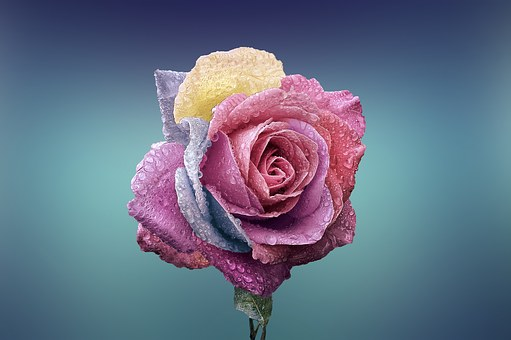
#> input picture HW1/data_image/test_nongrey.jpg, 511 x 340 px
$ python HOG.py
#> lines starting #> are read from the running program, lines starting #| are printed output that depends on the picture
import cv2
import numpy as np
import matplotlib.pyplot as plt


# get differential filter here, professor request to use Gaussian blur or sobel filter
def get_differential_filter():
    filter_x = np.array([[1, 0, -1], [2, 0, -2], [1, 0, -1]])  # A simplest sobel filter
    filter_y = np.array([[1, 2, 1], [0, 0, 0], [-1, -2, -1]])  # It is the combination of Gaussian filter and differencial filter
    return filter_x, filter_y


# input filter then filter the image, the filter can be any size
def filter_image(im, filter):
    x, y = im.shape[0: 2]
    x_f, y_f = filter.shape[0: 2]
    half_x_f, half_y_f = int(x_f / 2), int(y_f / 2)
    im_tmp = np.zeros([x + 2 * half_x_f, y + 2 * half_y_f], dtype = float)
    im_tmp[half_x_f: x + half_x_f, half_y_f: y + half_y_f] = im # im_tmp is like im with a circle of zeros around
    im_filter = np.zeros([x, y], dtype= float)
    for r in range(half_x_f, x + 1):
        for c in range(half_y_f, y + 1):
            for r_f in range(x_f):
                for c_f in range(y_f):  # From the left top to right down, calculate with the filter
                    im_filter[r - half_x_f, c - half_y_f] += filter[r_f, c_f] * im_tmp[r - half_x_f + r_f, c - half_y_f + c_f]
    del im_tmp
    return im_filter


# Get image gradient and angle for each pixel
def get_gradient(im_dx, im_dy):
    tmp_x, tmp_y = im_dx.shape[0: 2]
    grad_mag = np.zeros([tmp_x, tmp_y], dtype=float)
    grad_angle = np.zeros([tmp_x, tmp_y], dtype=float)
    for i in range(tmp_x):
        for j in range(tmp_y):
            grad_mag[i, j] = np.sqrt(im_dx[i, j] * im_dx[i, j] + im_dy[i, j] * im_dy[i, j])
            grad_angle[i, j] = np.arctan2(round(im_dy[i, j], 4), round(im_dx[i, j], 4))  # get rid of too small figures like E-17 due to the precision of python
            if grad_angle[i, j] < 0:
                grad_angle[i, j] += np.pi
            if grad_angle[i, j] == np.pi:
                grad_angle[i, j] = 0
    return grad_mag, grad_angle


# calculate the histogram by classify the angles
def build_histogram(grad_mag, grad_angle, cell_size):
    M, N = np.array(grad_mag.shape[0: 2])/cell_size
    tmp_x, tmp_y = np.array([M, N], dtype=int) * cell_size
    ori_histo = np.zeros([int(M), int(N), 6], dtype=float)
    for i in range(tmp_x):
        for j in range(tmp_y):
            angle_range = int((grad_angle[i, j] + (np.pi / 12))/(np.pi / 6))  # To find where the angles belong to, range from 1-6
            if angle_range < 0:
                continue
            angle_range %= 6 # To avoid the range is out of 6
            ori_histo[int(i / cell_size), int(j / cell_size), angle_range] += grad_mag[i, j]
    return ori_histo


# find the block descriptor
def get_block_descriptor(ori_histo, block_size):
    M, N = np.array(ori_histo.shape[0: 2], dtype=int)
    M_normalized = M - block_size + 1
    N_normalized = N - block_size + 1
    ori_histo_normalized = np.zeros([M_normalized, N_normalized, 6 * block_size * block_size], dtype=float)
    for x_cur in range(M_normalized):
        for y_cur in range(N_normalized):
            for x_block in range(block_size):
                for y_block in range(block_size):
                    tmp_block = 0
                    for block_range in range(6):
                        cur_block = ori_histo[x_cur + x_block, y_cur + y_block, block_range]
                        tmp_block += cur_block ** 2
                    tmp_block += 0.001
                    tmp_block = np.sqrt(tmp_block)
                    for block_range in range(6):  # put the normalized data(on the right) into corresponding position in ori_histo_normalized
                        ori_histo_normalized[x_cur, y_cur, block_range + (x_block + y_block * block_size) * 6] += ori_histo[x_cur + x_block, y_cur + y_block, block_range] / tmp_block
    return ori_histo_normalized

# extract hog here
def extract_hog(im):
    # convert grey-scale image to double format
    im = im.astype('float') / 255.0
    filter_x, filter_y = get_differential_filter()
    im_dx = filter_image(im, filter_x)
    im_dy = filter_image(im, filter_y)
    grad_mag, grad_angle = get_gradient(im_dx, im_dy)
    # [8 lines of commented-out code are left out]
    ori_histo = build_histogram(grad_mag, grad_angle, 8)
    hog = get_block_descriptor(ori_histo, 2)
    visualize_hog(im, hog, 8, 2)
    return hog


# visualize histogram of each block
def visualize_hog(im, hog, cell_size, block_size):
    num_bins = 6
    max_len = 7  # control sum of segment lengths for visualized histogram bin of each block
    im_h, im_w = im.shape
    num_cell_h, num_cell_w = int(im_h / cell_size), int(im_w / cell_size)
    num_blocks_h, num_blocks_w = num_cell_h - block_size + 1, num_cell_w - block_size + 1
    histo_normalized = hog.reshape((num_blocks_h, num_blocks_w, block_size**2, num_bins))
    histo_normalized_vis = np.sum(histo_normalized**2, axis=2) * max_len  # num_blocks_h x num_blocks_w x num_bins
    angles = np.arange(0, np.pi, np.pi/num_bins)
    mesh_x, mesh_y = np.meshgrid(np.r_[cell_size: cell_size*num_cell_w: cell_size], np.r_[cell_size: cell_size*num_cell_h: cell_size])
    mesh_u = histo_normalized_vis * np.sin(angles).reshape((1, 1, num_bins))  # expand to same dims as histo_normalized
    mesh_v = histo_normalized_vis * -np.cos(angles).reshape((1, 1, num_bins))  # expand to same dims as histo_normalized
    plt.imshow(im, cmap='gray', vmin=0, vmax=1)
    for i in range(num_bins):
        plt.quiver(mesh_x - 0.5 * mesh_u[:, :, i], mesh_y - 0.5 * mesh_v[:, :, i], mesh_u[:, :, i], mesh_v[:, :, i],
                   color='white', headaxislength=0, headlength=0, scale_units='xy', scale=1, width=0.002, angles='xy')
    plt.show()


if __name__=='__main__':
    im = cv2.imread('data_image/test_nongrey.jpg', 0)
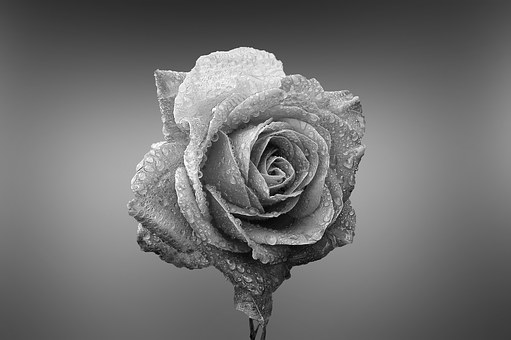
#> im: shape (340, 511); min 0, max 255, mean 111.3
    hog = extract_hog(im)
#> in filter_image, `im_tmp[half_x_f: x + half_x_f, half_y_f: y + half_y_f] = im`:
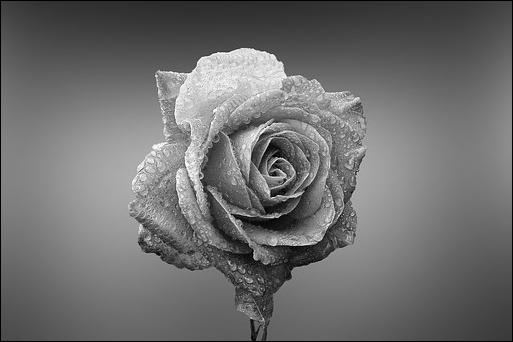
#> im_tmp: shape (342, 513) float64; min 0, max 1, mean 0.432
#> after the loop in filter_image, `for r in range(half_x_f, x + 1):`:
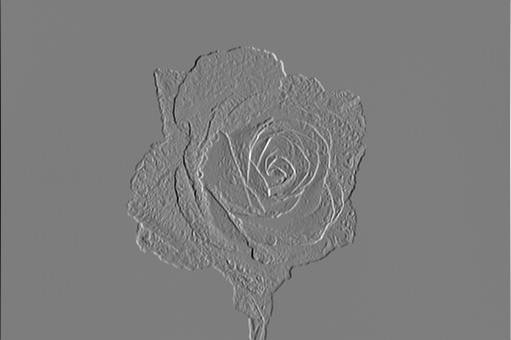
#> im_filter: shape (340, 511) float64; min -2.78, max 2.86, mean 6.32e-05; drawn with min black and max white
#> after the loop in filter_image (call 2), `for r in range(half_x_f, x + 1):`:
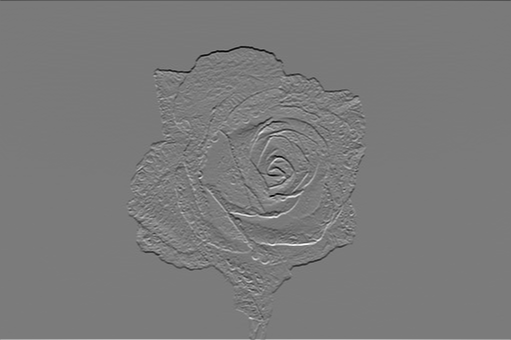
#> im_filter: shape (340, 511) float64; min -3.18, max 3.41, mean -0.00176; drawn with min black and max white
#> after the loop in get_gradient, `for i in range(tmp_x):`:
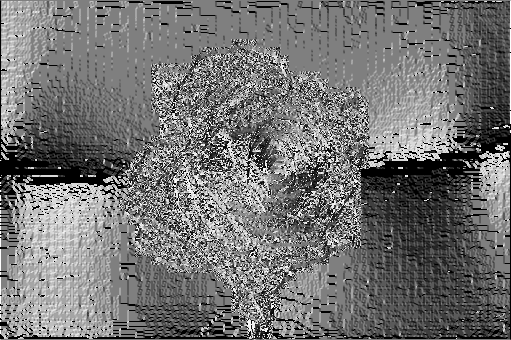
#> grad_angle: shape (340, 511) float64; min 0, max 3.14, mean 1.42; drawn with min black and max white
#> after the loop in get_gradient, `for i in range(tmp_x):`:
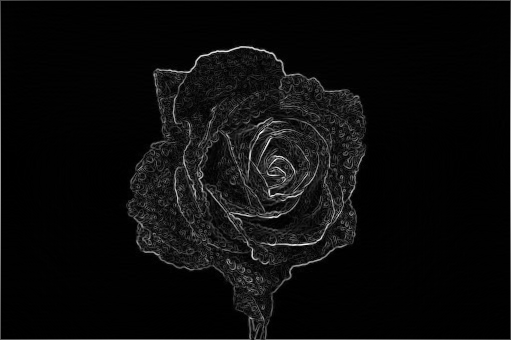
#> grad_mag: shape (340, 511) float64; min 0, max 3.44, mean 0.154; drawn with min black and max white
#> in visualize_hog, `plt.show()`:
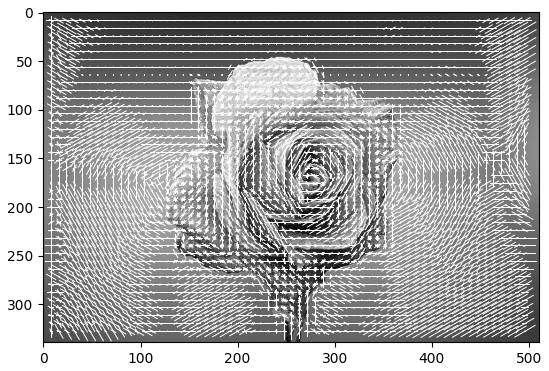
#> figure drawn by matplotlib, 1 panel
